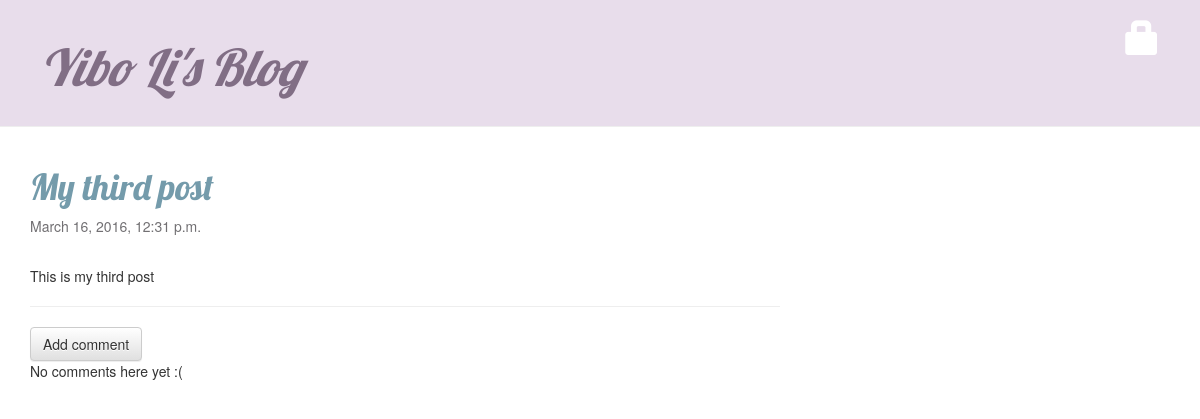
The app's page /post/3/, older data.
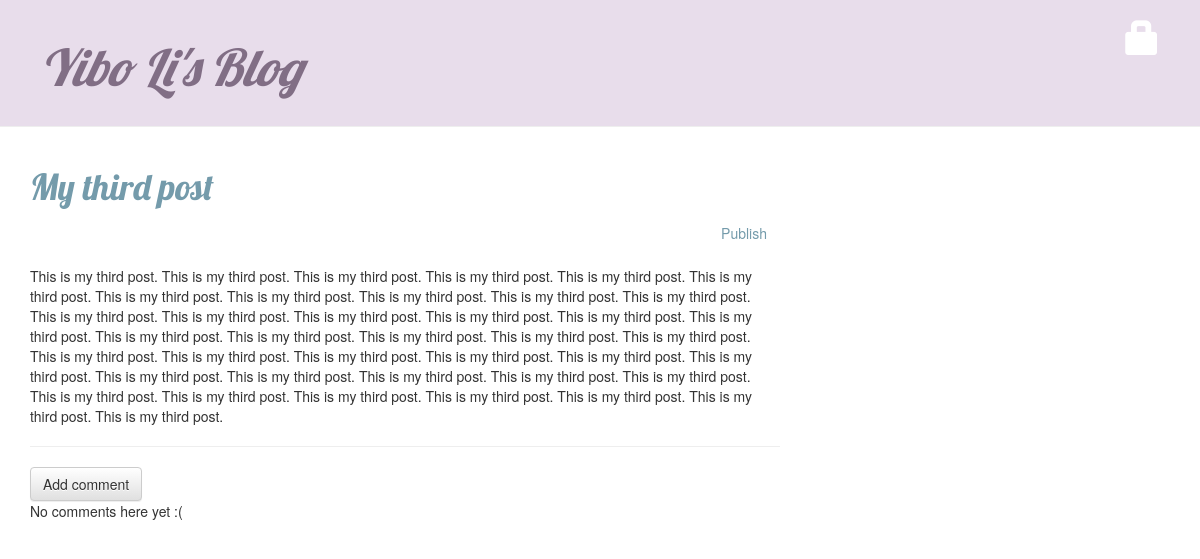
The same page, newer data.
### blog/models.py (models this page shows, shortened)
class Post(models.Model):                     #the class Post is Django model
    author = models.ForeignKey('auth.User')    # a link to another model
    title = models.CharField(max_length=200)   #define text with a limited number of characters
    text = models.TextField()                  #long text without a limit
    created_date = models.DateTimeField(default=timezone.now)
    published_date = models.DateTimeField(blank=True, null=True)

### blog/views.py (the view)
# urls.py: url(r'^post/(?P<pk>\d+)/$', views.post_detail, name='post_detail'),# Django will take everything that you place here and transfer it to a view as a variable called pk.
def post_detail(request, pk): #pk is pass-in parameter from urls.py
    post = get_object_or_404(Post, pk=pk) #get only one post, post.pk is used in template post_list.html
    return render(request, 'blog/post_detail.html', {'post':post}) #pass-in post for template to use

### blog/templates/blog/post_detail.html (shortened to what this page needs)
{% extends 'blog/base.html' %}
{%block content %}
	<div class="post">
		<h1>{{ post.title }}</h1>
		<div class="date">
			{% if post.published_date %}
				{{ post.published_date }}
			{% else %}
				<a class="btn pull-right" href="{% url 'post_publish' pk=post.pk %}">Publish</a>
			{% endif %}
			<br/><br/>
		</div>
		<p>{{ post.text|linebreaks }}</p>
	</div>
	<hr>
	<a class="btn btn-default" href="{% url 'add_comment_to_post' pk=post.pk %}">Add comment</a>
	{% for comment in post.comments.all %}
		<div class="comment">
			<strong>{{ comment.author }}</strong>
			<div class="date">
				{{ comment.created_date }}
				{% if user.is_authenticated %}
					<a class="btn pull-right" href="{% url 'comment_remove' pk=comment.pk %}"><span class="glyphicon glyphicon-remove"></span></a>
					<a class="btn pull-right" href="{% url 'comment_approve' pk=comment.pk %}"><span class="glyphicon glyphicon-ok"></span></a>
				{% endif %}
			</div>
			<p>{{ comment.text|linebreaks }}</p>
		</div>
	{% empty %}
		<p>No comments here yet :(</p>
	{% endfor %}
{% endblock %}

Row changes from the older to the newer data that the page shows:
changed Post "My third post": text "This is my third post" → "This is my third post. This is my third post. This is my third post. This is my third post. This is my third post. This is my third post. This is my third post. This is my third post. This is my third post. This is my third post. This is my third post. This is my third post. This is my third post. This is my third post. This is my third post. This is my third post. This is my third post. This is my third post. This is my third post. This is my third post. This is my third post. This is my third post. This is my third post. This is my third post. This is my third post. This is my third post. This is my third post. This is my third post. This is my third post. This is my third post. This is…"; published_date "March 16, 2016, 12:31 p.m." → (not shown)
Text that changed along with them:
text now shown: "Publish"
